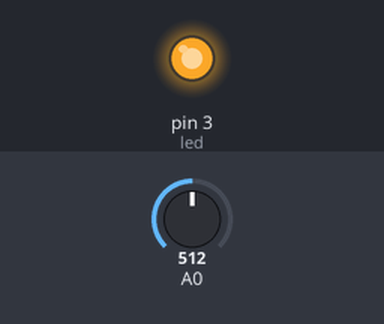
A sketch run on a simulated Arduino Uno, built with avr-gcc and run on an emulated ATmega328P. Shown: output pins drawn as LEDs (lit = HIGH). The inputs (shaded band) are chosen by the test bench; at power-on: A0 = 512.

Above: at 0.1 s.
Timing chart, 0 to 1.6 s (numbered marks = the images above):
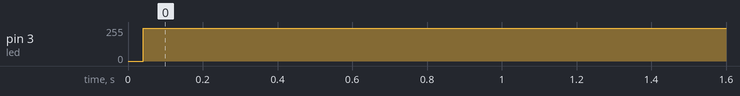

The sketch:

ldr_kodlari.ino
```cpp
#define led 3

void setup() {

pinMode(led,OUTPUT);

}

void loop() {

int isik = analogRead(A0);

if(isik > 700);
{
  digitalWrite(led,LOW);

}

if(isik < 700);
{
  digitalWrite(led,HIGH);
}
}
```

Measured:
- by itself, pin 3 (led): 0/255 → 246/255 at 0.04 s
